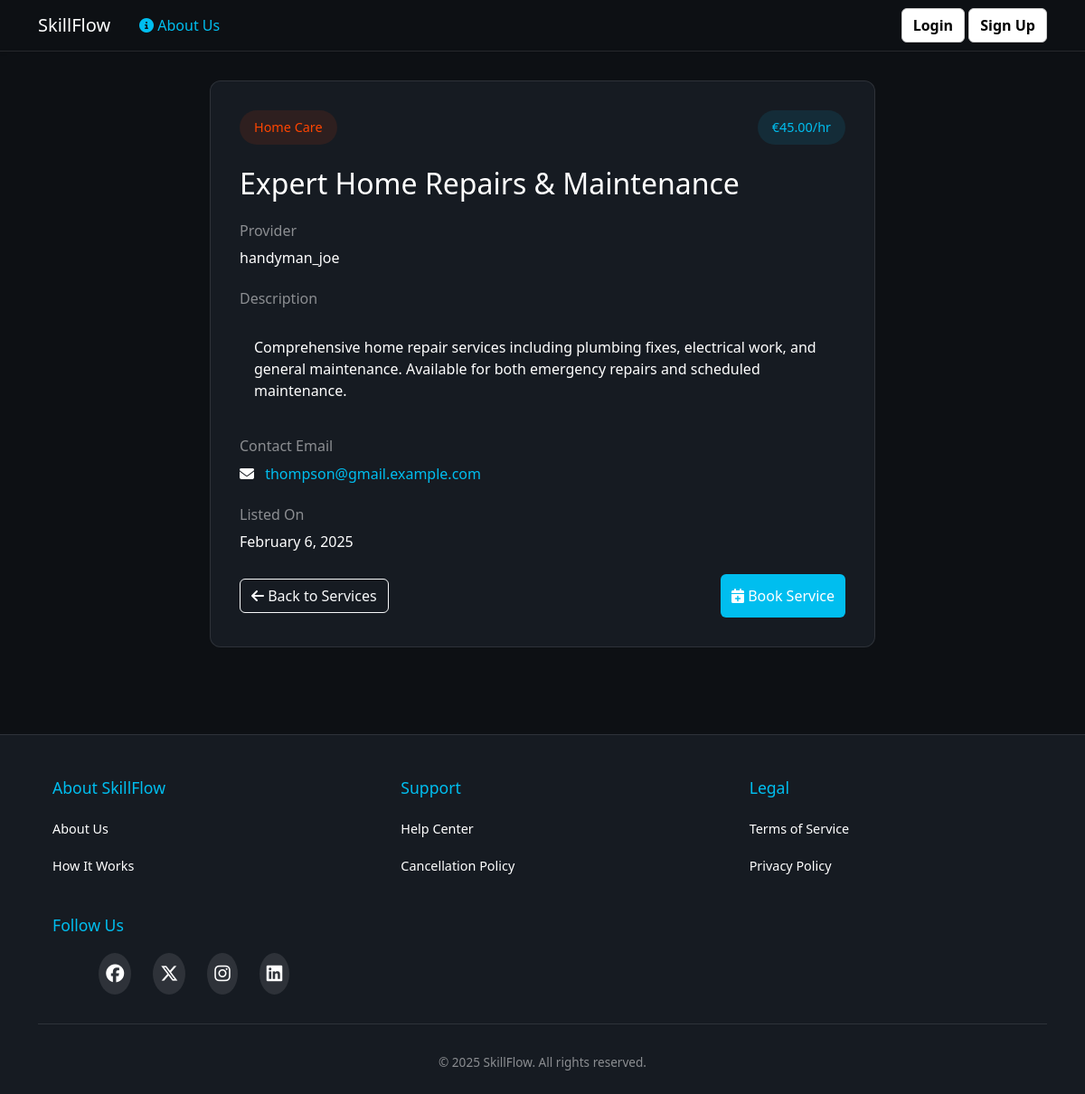
/service/29/detail/, run on the app's committed database.
### skillflow/models.py (models this page shows, shortened)
class Service(models.Model):
    title = models.CharField(max_length=100)
    description = models.TextField()
    CATEGORY_CHOICES = [
        ('home-care', 'Home Care'),
        ('education', 'Education'),
        ('creative', 'Creative'),
        ('health', 'Health'),
        ('events', 'Events'),
    ]
    category = models.CharField(max_length=50, choices=CATEGORY_CHOICES)
    hourly_rate = models.DecimalField(max_digits=6, decimal_places=2)
    provider = models.ForeignKey(User, on_delete=models.CASCADE)
    created_at = models.DateTimeField(auto_now_add=True)

class UserProfile(models.Model):
    user = models.OneToOneField(User, on_delete=models.CASCADE) # Link to the User model
    bio = models.TextField(max_length=200, blank=True)  # Optional bio field with a max length of 200 characters
    first_name = models.CharField(max_length=30, blank=True)
    last_name = models.CharField(max_length=30, blank=True)
    email = models.EmailField(blank=True)

### skillflow/views.py (the view)
# urls.py: path('service/<int:service_id>/detail/', views.service_detail, name='service_detail'),
def service_detail(request, service_id):
    service = get_object_or_404(Service, id=service_id)
    provider_profile = UserProfile.objects.get(user=service.provider)
    return render(request, 'skillflow/service_detail.html', {
        'service': service,
        'provider_profile': provider_profile
    })

### skillflow/templates/skillflow/service_detail.html
{% extends 'skillflow/base.html' %}
{% block content %}
<main class="signup-section">
    <div class="container">
        <div class="row justify-content-center">
            <div class="col-md-8">
                <div class="form-card">
                    <div class="d-flex justify-content-between align-items-center mb-4">
                        <span class="service-category">{{ service.get_category_display }}</span>
                        <span class="service-price">€{{ service.hourly_rate }}/hr</span>
                    </div>
                    <h2 class="text-white mb-4">{{ service.title }}</h2>
                    <div class="mb-4">
                        <h6 class="text-white-50 mb-2">Provider</h6>
                        <p class="text-white">{{ service.provider.username }}</p>
                    </div>
                    <div class="mb-4">
                        <h6 class="text-white-50 mb-2">Description</h6>
                        <p class="text-white service-detail-description">{{ service.description }}</p>
                    </div>
                    {% if provider_profile.email %}
                    <div class="mb-4">
                        <h6 class="text-white-50 mb-2">Contact Email</h6>
                        <p class="text-white">
                            <i class="fas fa-envelope me-2"></i>
                            <a href="mailto:{{ provider_profile.email }}" class="custom-link">{{ provider_profile.email }}</a>
                        </p>
                    </div>
                    {% endif %}
                    <div class="mb-4">
                        <h6 class="text-white-50 mb-2">Listed On</h6>
                        <p class="text-white">{{ service.created_at|date:"F j, Y" }}</p>
                    </div>
                    <div class="d-flex justify-content-between align-items-center mt-4">
                        <a href="{% url 'index' %}" class="btn btn-outline-light">
                            <i class="fas fa-arrow-left"></i> Back to Services
                        </a>
                        {% if user != service.provider %}
                            <a href="{% url 'book_appointment' service.id %}" class="btn btn-primary custom-submit">
                                <i class="fas fa-calendar-plus"></i> Book Service
                            </a>
                        {% endif %}
                    </div>
                </div>
            </div>
        </div>
    </div>
</main>
{% endblock %}

### skillflow/static/css/styles.css (style rules this page uses)
body { background-color: #0D1014; min-height: 100vh; display: flex; flex-direction: column; }
main { flex: 1 0 auto; }
.service-category { background-color: rgba(255, 69, 0, 0.1); color: orangered; padding: 0.5rem 1rem; border-radius: 20px; font-size: 0.9rem; font-weight: 500; }
.service-price { background-color: rgba(0, 190, 239, 0.1); color: #00beef; padding: 0.5rem 1rem; border-radius: 20px; font-size: 0.9rem; font-weight: 500; }
.service-detail-description { word-wrap: break-word; overflow-wrap: break-word; white-space: pre-wrap; max-width: 100%; padding: 1rem; border-radius: 8px; margin: 1rem 0; }
.signup-section { padding: 2rem 0; }
.form-card { background-color: #161b22; border: 1px solid rgba(255, 255, 255, 0.1); border-radius: 12px; padding: 2rem; }
.custom-submit { background-color: #00beef; border: none; padding: 0.75rem; font-weight: 500; transition: all 0.3s ease; }
.custom-link { color: #00beef; text-decoration: none; transition: color 0.3s ease; }

### data on the page
Service: category "Home Care", hourly_rate "45.00", title "Expert Home Repairs & Maintenance", provider.username "handyman_joe", description "Comprehensive home repair services including plumbing fixes, electrical work, and general maintenance. Available for both emergency repairs and scheduled maintenance.", created_at "February 6, 2025"
UserProfile: email "thompson@gmail.example.com"
